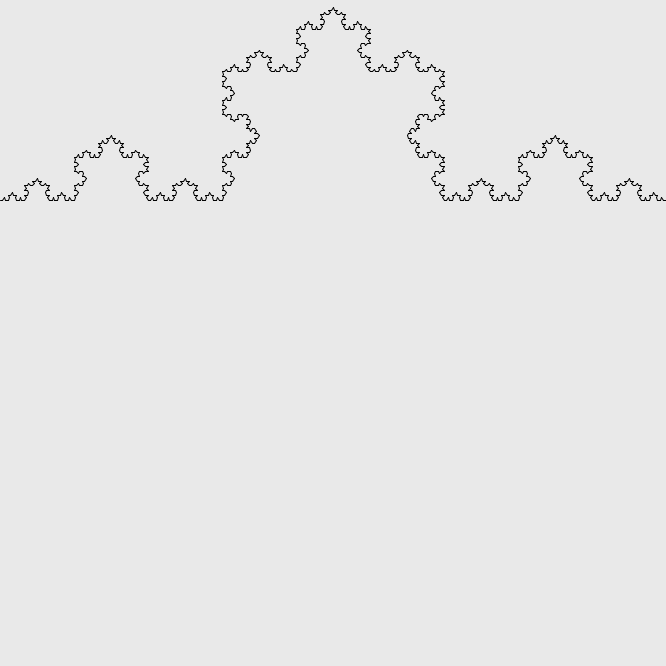
Frame 1 (no input)
Frame 60 (the mouse pressed at the canvas centre just before this capture): identical to frame 1, image omitted
Frame 120 (the mouse held since frame 60 and released just before this capture): identical to frame 1, image omitted

The Processing sketch that drew this single still picture (run headless with seeded random() and noise(); from frame 60 on, the mouse is pressed at the canvas centre):

// Processing sketch: sketch_7th_code_KochLine
// ── sketch_7th_code_KochLine.pde
ArrayList<KochLine> lines;

void setup(){
  size(666,666);
  
  lines = new ArrayList<KochLine>();
  
  PVector start = new PVector(0,200);
  PVector end = new PVector(width,200);
  
  lines.add(new KochLine(start,end));
  
   for (int i = 0; i < 5; i++) {
    generate();
  }
}

void draw(){
  background(233);
  
  for(KochLine l:lines){
    l.display();
  }
}

void generate(){
  ArrayList next = new ArrayList<KochLine>();
  
  for(KochLine l:lines){
    PVector a = l.kochA();                 
    PVector b = l.kochB();
    PVector c = l.kochC();
    PVector d = l.kochD();
    PVector e = l.kochE();
    
    next.add(new KochLine(a,b));
    next.add(new KochLine(b,c));
    next.add(new KochLine(c,d));
    next.add(new KochLine(d,e));
    }
    
    lines = next;
}

// ── KochLine.pde
class KochLine{
  PVector start;
  PVector end;
  
  KochLine(PVector a, PVector b){
    start = a.get();
    end = b.get();
  }
  
  void display(){
    stroke(0);
    line(start.x, start.y, end.x, end.y);
  }
  
   PVector kochA() {
    return start.get();  //复制起点向量
  }
  
  PVector kochE() {
    return end.get();  //复制末尾向量
  }

  PVector kochB() {
    PVector v = PVector.sub(end, start); //得出静态向量
    v.div(3);  //缩短向量3倍
    v.add(start);   //与起点向量相加
    return v;  //返回v向量
  }    
  
  PVector kochD() {
    PVector v = PVector.sub(end, start);
    v.mult(2/3.0);  
    v.add(start);
    return v;
  }

  PVector kochC() {
    PVector a = start.get();
    PVector v = PVector.sub(end, start);
    v.div(3);
    a.add(v); 
    v.rotate( -radians(60));
    a.add(v); 

    return a;
  }    
  
}
